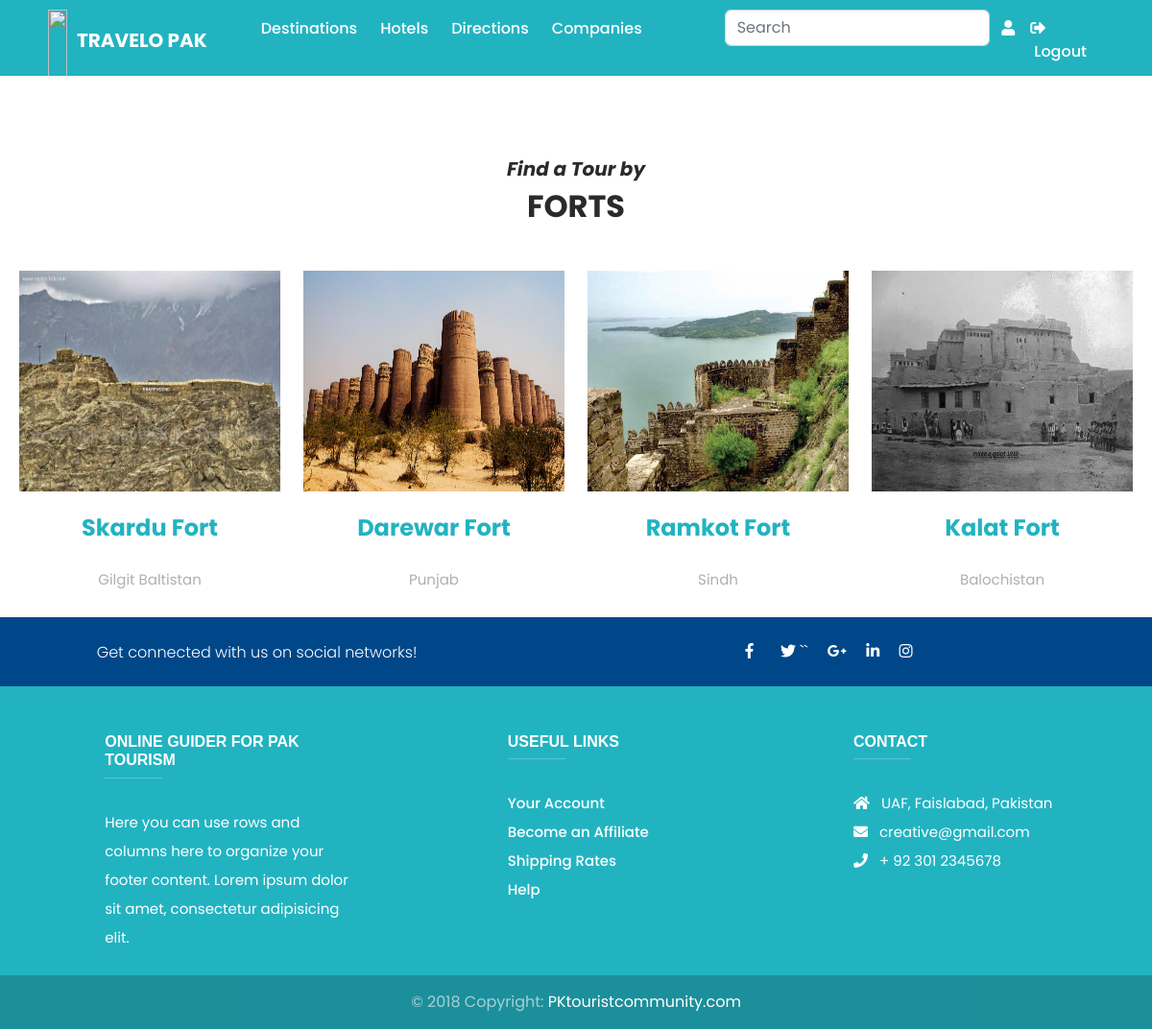
The app's page /forts (signed in) with its own data.
### home/models.py (models this page shows, shortened)
class Tour_destinations(models.Model):
    id = models.AutoField(primary_key=True)
    destination_name=models.CharField(max_length=122,default='')
    province_name=models.CharField(max_length=100,default='')
    description= models.TextField(max_length=1000)
    long_description=models.TextField(max_length=2500)
    image =models.ImageField(upload_to='pics')
    tour_type=models.ForeignKey(Tour_Type,on_delete=models.CASCADE)
    season=models.ForeignKey(destination_seasons,on_delete=models.CASCADE)

### home/views.py (the view)
# urls.py: path('forts', views.forts, name='forts'),
def forts(request):
    forts=Tour_destinations.objects.filter(tour_type='Forts')
    context={
        'forts':forts,
    }
    if request.user.is_authenticated:
         return render(request, 'forts.html',context)
    else:
         return render(request,'login.html')

### template/forts.html (shortened to what this page needs)
<!DOCTYPE html>
<html lang="en">
  <head>
    <link href="https://cdn.jsdelivr.net/npm/bootstrap@5.3.0/dist/css/bootstrap.min.css" rel="stylesheet">
    <link rel="stylesheet" href="https://use.fontawesome.com/releases/v5.3.1/css/all.css">
    <link href="../static/vendor/bootstrap/css/bootstrap.min.css" rel="stylesheet">
    <link rel="stylesheet" href="../static/assets/css/animate.css">
    <link rel="stylesheet" href="../static/assets/css/templatemo-woox-travel.css">
    <link rel="stylesheet" href="../static/assets/css/owl.css">
    <link rel="stylesheet" href="../static/assets/css/animate.css">
    <link rel="stylesheet"href="https://unpkg.com/swiper@7/swiper-bundle.min.css"/>
  </head>
<body>
    <nav class="navbar navbar-expand-lg navbar-dark nav pt-1 pb-0 px-5" aria-label="Offcanvas navbar large">
      <div class="container-fluid">
        <div id="header">
          <img id="logo" src="../static/assets/images/logoo.png" style="height: 75px; margin-left: -10px; margin-right: 10px; padding-top: 6px; padding-bottom: 6px;">
        </div>
        <a class="navbar-brand mr-5 font-weight-bold pe-3" href="/">TRAVELO PAK</a>
        <div class="offcanvas offcanvas-end text-bg-dark" tabindex="-1" id="offcanvasNavbar2" aria-labelledby="offcanvasNavbar2Label">
        <div class="offcanvas-body" id="basicExampleNav">
        <ul class="navbar-nav justify-content-end flex-grow-1 ps-3" style="padding-right: 70px;">
          <li class="nav-item">
            <a class="nav-link active pe-3 font-weight" class="active" aria-current="page"  href="/tour_destination">Destinations</a>
          </li>
        <li class="nav-item">
          <a class="nav-link active pe-3 font-weight" class="active" aria-current="page"  href="/hotels_view">Hotels </a>
        </li>
        <li class="nav-item">
          <a class="nav-link active pe-3 font-weight" class="active" aria-current="page"  href="/season">Directions</a>
        </li>
        <li class="nav-item">
          <a class="nav-link active pe-3 font-weight" aria-current="page" href="/companies">Companies</a>
        </li>
      </ul>
        <div class="search h-100 mr-3">
          <form action="{% url 'searching' %}" method="get" class="d-flex">
              <input class="form-control" type="text" name="query" placeholder="Search" aria-label="Search" button class="btn" type="submit"></button>
          </form>
            </div>
          <ul class="navbar-nav justify-content-end flex-grow-1 ps-1">
           {% if user.is_authenticated %}
           <li class="nav-item">
            <a class="nav-link active font-weight" aria-current="page" href=""><span class="fa fa-user"></span>&nbsp{{user.first_name}}</a>
          </li>
           <li class="nav-item">
            <a class="nav-link active font-weight" aria-current="page" href="/logout"><span class="fa fa-sign-out-alt"></span>&nbspLogout</a>
          </li>
          {% endif %}
        </ul>
      </div>
    </div>
  </div>
  </nav>
 <main class="mt-5">
  <section id="examples" class="text-center">
      <pre>       </pre>
      <h5 class="mb-2 font-weight-bold font-italic">Find a Tour by</h5>
      <h2 class="mb-5 font-weight-bold">FORTS</h2>
      <div class="row mx-2">
          {% for forts in forts %}
          <div class="col-lg-3 col-md-12 mb-4">
              <a href="/view/{{forts.id}}"><div class="view overlay z-depth-1-half">
                  <img src='{{forts.image.url}}' class="img-fluid" alt="" style="width: 350px; height: 230px;">
              </div>
              <h4 class="my-4 font-weight-bold" style="color:#22b3c1">{{forts.destination_name}}</h4></a>
              <a href="/{{forts.province_name}}"><p class="grey-text">{{forts.province_name}}</p></a>
          </div>
        {% endfor %}
      </div>
  </section>
</main>
    <footer class="page-footer indigo center-on-small-only">
      <div style="background-color: #004789;">
        <div class="container">
        <div class="row py-4 d-flex align-items-center">
          <div class="col-md-6 col-lg-5 text-center text-md-left mb-4 mb-md-0">
            <h6 style="font-weight: 300; font-size: 1rem; color: white;"class="mb-0">Get connected with us on social networks!</h6>
          </div>
          <div  class="ps-5  col-md-6 col-lg-7 text-center text-md-right">
            <a  class="ps-3 fb-ic">
              <i class="fab fa-facebook-f white-text mr-4"> </i>
            </a>
            <a class="ps-4 tw-ic">
              <i class="fab fa-twitter white-text mr-4"> </i>
            </a>
``
            <a class="ps-3 gplus-ic">
              <i class="fab fa-google-plus-g white-text mr-4"> </i>
            </a>
            <a class="ps-3 li-ic">
              <i class="fab fa-linkedin-in white-text mr-4"> </i>
            </a>
            <a class="ps-3 ins-ic">
              <i class="fab fa-instagram white-text"> </i>
            </a>
          </div>
        </div>
      </div>
    </div>
     <div style="background-color:#22b3c1;" class="container text-center text-md-left mt-5">
      <div class="row mt-3">
        <div class=" text-start col-md-2 col-lg-3 col-sm-1 mx-auto mb-4">
          <h6 class="text-uppercase font-weight-bold white-text" style="font-family: Arial;">Online Guider For Pak Tourism</h6>
          <hr class="deep-purple accent-2 mb-4 mt-2 d-inline-block mx-auto" style="width: 60px;">
          <p>Here you can use rows and columns here to organize your footer content. Lorem ipsum dolor sit amet, consectetur
            adipisicing elit.</p>
        </div>
        <div class="text-start col-md-2 col-lg-3 col-sm-1 mx-auto mb-4">
          <h6 class="text-uppercase font-weight-bold white-text" style="font-family: Arial;">Useful links</h6>
          <hr class="deep-purple accent-2 mb-4 mt-2 d-inline-block mx-auto" style="width: 60px;">
          <p>
            <a  href="#!">Your Account</a>
          </p>
          <p>
            <a href="#!">Become an Affiliate</a>
          </p>
          <p>
            <a href="#!">Shipping Rates</a>
          </p>
          <p>
            <a href="#!">Help</a>
          </p>
        </div>
        <div class="text-start col-md-2 col-lg-3 col-sm-1 mx-2 mb-4">
          <h6 class="white-text text-uppercase font-weight-bold" style="font-family: Arial;">Contact</h6>
          <hr class="deep-purple accent-2 mb-4 mt-2 d-inline-block mx-auto" style="width: 60px;">
          <p >
            <i class="fas fa-home mr-3 pe-2"></i> UAF, Faislabad, Pakistan</p>
          <p>
            <i class=" fas fa-envelope mr-3 pe-2"></i> creative@gmail.com</p>
          <p>
            <i class="fas fa-phone mr-3 pe-2"></i> + 92 301 2345678 </p>
        </div>
      </div>
    </div>
    <div  class="footer-copyright text-center py-3">© 2018 Copyright:
      <a style="color: white;"href="Pakistan Tourist Community"> PKtouristcommunity.com</a>
    </div>
  </footer>
  </body>
</html>

### static/assets/css/templatemo-woox-travel.css (style rules this page uses)
html, body, div, span, applet, object, iframe, h1, h2, h3, h4, h5, h6, p, blockquote, div pre, a, abbr, acronym, address, big, cite, code, del, dfn, em, font, img, ins, kbd, q, s, samp, small, strike, strong, sub, sup, tt, var, b, u, i, center, dl, dt, dd, ol, ul, li, figure, header, nav, section, article, aside, footer, figcaption { margin: 0; padding: 0; border: 0; outline: 0; }
ul, li { padding: 0; margin: 0; list-style: none; }
header, nav, section, article, aside, footer, hgroup { display: block; }
* { box-sizing: border-box; }
html, body { font-family: 'Poppins', sans-serif; font-weight: 400; background-color: #fff; font-size: 16px; -ms-text-size-adjust: 100%; -webkit-font-smoothing: antialiased; -moz-osx-font-smoothing: grayscale; }
a { color: #22b3c1; text-decoration: none !important; }
h1, h2, h3, h4, h5, h6 { margin-top: 0px; margin-bottom: 0px; color: #2a2a2a; font-weight: 700; }
ul { margin-bottom: 0px; }
p { font-size: 15px; line-height: 30px; color: #afafaf; }
img { width: 100%; overflow: hidden; }
html, body { background: #fff; font-family: 'Poppins', sans-serif; }
.fab { font-family: "Font Awesome 5 Brands"; }
.indigo { background-color: #22b3c1!important; }
footer { background-color: #22b3c1; text-align: center; }
footer p { color: #fff; }
footer p a { color: #fff; font-weight: 500; transition: all .3s; }
body { overflow-x: hidden; }

### template/forts.html (style rules this page uses)
.nav { background-color: rgb(34,179,193); }
.white-text { color: #fff!important; }
footer.page-footer { bottom: 0; color: #fff; }
.footer-copyright { overflow: hidden; background-color: rgba(0,0,0,.2); color: rgba(255,255,255,.6); }
.font-weight-bold { font-weight: 700!important; }
.font-italic { font-style: italic!important; }
.font-weight { font-weight: 500!important; }

### records on screen
Tour_destinations: image (picture), destination_name "Skardu Fort", province_name "Gilgit Baltistan"
Tour_destinations: image (picture), destination_name "Darewar Fort", province_name "Punjab"
Tour_destinations: image (picture), destination_name "Ramkot Fort", province_name "Sindh"
Tour_destinations: image (picture), destination_name "Kalat Fort", province_name "Balochistan"
